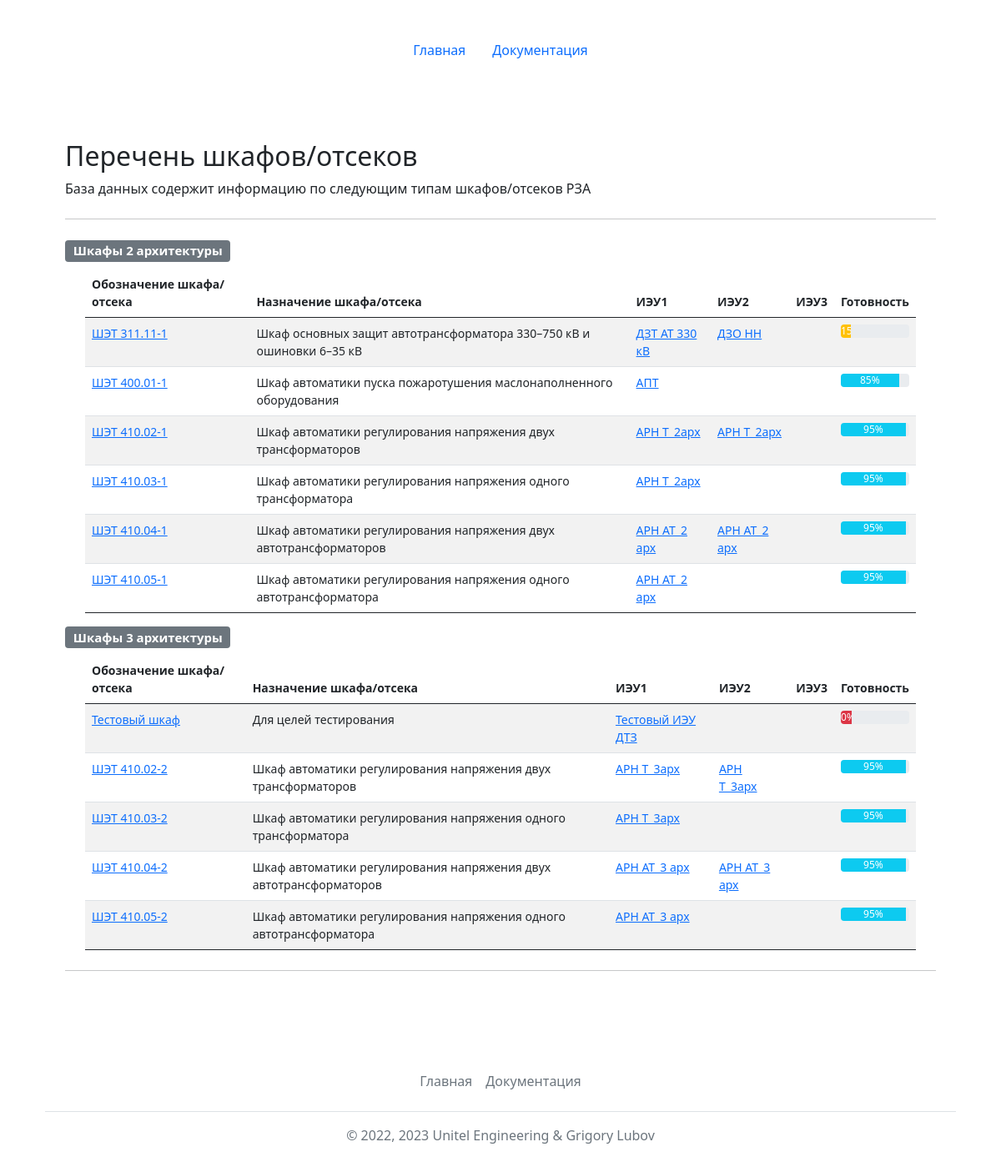
The page /reports/ on the database its author committed.
### mainapp/models.py (models this page shows, shortened)
class Cabinets(models.Model):
    name = models.CharField(max_length=64, verbose_name='Обозначение шкафа', primary_key=True)
    terminal1 = models.ForeignKey(Terminals, related_name='ied1_set', on_delete=models.PROTECT, verbose_name='ИЭУ1', max_length=64, null=True)
    terminal2 = models.ForeignKey(Terminals, related_name='ied2_set', on_delete=models.PROTECT, verbose_name='ИЭУ2', max_length=64, blank=True, null=True)
    terminal3 = models.ForeignKey(Terminals, related_name='ied3_set', on_delete=models.PROTECT, verbose_name='ИЭУ3', max_length=64, blank=True, null=True)
    description = models.TextField(max_length=1024, verbose_name='Назначение шкафа')
    ready = models.IntegerField(verbose_name='Готовность', default=0)
    class Meta:
        verbose_name = 'Шкаф'
        verbose_name_plural = 'Шкафы'
        ordering = ['name']
    @property
    def get_terminal2(self):
        if self.terminal2:
            return self.terminal2
        else:
            return ""
    @property
    def get_terminal3(self):
        if self.terminal3:
            return self.terminal3
        else:
            return ""

class Terminals(models.Model):
    id = models.AutoField(primary_key=True)
    name = models.CharField(max_length=64, verbose_name='Обозначение ИЭУ', unique=True)
    description = models.TextField(max_length=1024, blank=True, verbose_name='Назначение ИЭУ')
    def __str__(self):
        return str(self.name)
    class Meta:
        verbose_name = 'ИЭУ'
        verbose_name_plural = 'ИЭУ'
        ordering = ['name']

### mainapp/views.py (the view)
# urls.py: path('reports/', views.reports),
def reports(request):
    cabinets = Cabinets.objects.all()
    cabinets = cabinets.order_by('name')
    cabinets1 = list() # шкафы 1 архитектуры
    cabinets2 = list() # шкафы 2 архитектуры
    for cabinet in cabinets:
        if cabinet.name[-1] =='1':
            cabinets1.append(cabinet)
        else:
            cabinets2.append(cabinet)
    return render(request, 'mainapp/reports.html', {'cabinets1': cabinets1, 'cabinets2': cabinets2, 'activeMain': '', 'activeHelp': '', 'title': 'Перечень шкафов / отсеков'})

### templates/mainapp/reports.html (shortened to what this page needs)
{% extends 'base.html' %}
{% block content %}
<main class="container py-5">
    {% if cabinets1 and cabinets2 %}
    <h2 class="mt-4">Перечень шкафов/отсеков</h2>
    <p>База данных содержит информацию по следующим типам шкафов/отсеков РЗА</p>
    <hr class="my-4">
    <p class="h5"><span class="badge bg-secondary">Шкафы 2 архитектуры</span></p>
    <div class="container small">
        <table class="table table-striped">
                <thead>
                    <tr>
                      <th scope="col">Обозначение шкафа/отсека</th>
                      <th scope="col">Назначение шкафа/отсека</th>
                      <th scope="col">ИЭУ1</th>
                      <th scope="col">ИЭУ2</th>
                      <th scope="col">ИЭУ3</th>
                      <th scope="col">Готовность</th>
                    </tr>
                </thead>
                <tbody>
                    {% for item in cabinets1 %}
                    <tr>
                        <td><a href="cabinet/?name={{item.name}}&type=cabinet">{{item.name}}</a></td>
                        <td>{{item.description}}</td>
                        <td><a href="show/?name={{item.terminal1}}&type=ied">{{item.terminal1}}</a></td>
                        <td><a href="show/?name={{item.terminal2}}&type=ied">{{item.get_terminal2}}</a></td>
                        <td><a href="show/?name={{item.terminal3}}&type=ied">{{item.get_terminal3}}</a></td>
                        {% if item.ready > 0 and item.ready < 50  %}
                        <td>
                            <div class="progress">
                                <div class="progress-bar bg-warning" role="progressbar" style="width: {{item.ready}}%" aria-valuenow="25" aria-valuemin="0" aria-valuemax="100">
                                {{item.ready}}%
                                </div>
                            </div>
                        </td>
                        {% endif %}
                        {% if item.ready > 50 and item.ready < 100  %}
                        <td>
                        <div class="progress">
                            <div class="progress-bar bg-info" role="progressbar" style="width: {{item.ready}}%" aria-valuenow="25" aria-valuemin="0" aria-valuemax="100">
                            {{item.ready}}%
                            </div>
                        </div>
                        </td>
                        {% endif %}
                    </tr>
                {% endfor %}
                </tbody>
        </table>
    </div>
    <p class="h5"><span class="badge bg-secondary">Шкафы 3 архитектуры</span></p>
    <div class="container small">
        <table class="table table-striped">
                <thead>
                    <tr>
                      <th scope="col">Обозначение шкафа/отсека</th>
                      <th scope="col">Назначение шкафа/отсека</th>
                      <th scope="col">ИЭУ1</th>
                      <th scope="col">ИЭУ2</th>
                      <th scope="col">ИЭУ3</th>
                      <th scope="col">Готовность</th>
                    </tr>
                </thead>
                <tbody>
                    {% for item in cabinets2 %}
                    <tr>
                        <td><a href="cabinet/?name={{item.name}}&type=cabinet">{{item.name}}</a></td>
                        <td>{{item.description}}</td>
                        <td><a href="show/?name={{item.terminal1}}&type=ied">{{item.terminal1}}</a></td>
                        <td><a href="show/?name={{item.terminal2}}&type=ied">{{item.get_terminal2}}</a></td>
                        <td><a href="show/?name={{item.terminal3}}&type=ied">{{item.get_terminal3}}</a></td>
                        {% if item.ready == 0 %}
                        <td>
                            <div class="progress">
                                <div class="progress-bar bg-danger" role="progressbar" style="width: 16%" aria-valuenow="25" aria-valuemin="0" aria-valuemax="100">
                                {{item.ready}}%
                                </div>
                            </div>
                        </td>
                        {% endif %}
                        {% if item.ready > 49 and item.ready < 100  %}
                        <td>
                        <div class="progress">
                            <div class="progress-bar bg-info" role="progressbar" style="width: {{item.ready}}%" aria-valuenow="25" aria-valuemin="0" aria-valuemax="100">
                            {{item.ready}}%
                            </div>
                        </div>
                        </td>
                        {% endif %}
                    </tr>
                {% endfor %}
                </tbody>
        </table>
    </div>
    <hr class="my-4">
    {% else %}
    <h2 class="mt-4">В базе данных нет шкафов :(</h2>
    {% endif %}
</main>
{% endblock %}

### rows shown on the page
Cabinets: name "ШЭТ 311.11-1", description "Шкаф основных защит автотрансформатора 330–750 кВ и ошиновки 6–35 кВ", terminal1 "ДЗТ АТ 330 кВ", get_terminal2 "ДЗО НН", ready "15"
Cabinets: name "ШЭТ 400.01-1", description "Шкаф автоматики пуска пожаротушения маслонаполненного оборудования", terminal1 "АПТ", ready "85"
Cabinets: name "ШЭТ 410.02-1", description "Шкаф автоматики регулирования напряжения двух трансформаторов", terminal1 "АРН Т_2арх", get_terminal2 "АРН Т_2арх", ready "95"
Cabinets: name "ШЭТ 410.03-1", description "Шкаф автоматики регулирования напряжения одного трансформатора", terminal1 "АРН Т_2арх", ready "95"
Cabinets: name "ШЭТ 410.04-1", description "Шкаф автоматики регулирования напряжения двух автотрансформаторов", terminal1 "АРН АТ_2 арх", get_terminal2 "АРН АТ_2 арх", ready "95"
Cabinets: name "ШЭТ 410.05-1", description "Шкаф автоматики регулирования напряжения одного автотрансформатора", terminal1 "АРН АТ_2 арх", ready "95"
Cabinets: name "Тестовый шкаф", description "Для целей тестирования", terminal1 "Тестовый ИЭУ ДТЗ", ready "0"
Cabinets: name "ШЭТ 410.02-2", description "Шкаф автоматики регулирования напряжения двух трансформаторов", terminal1 "АРН Т_3арх", get_terminal2 "АРН Т_3арх", ready "95"
Cabinets: name "ШЭТ 410.03-2", description "Шкаф автоматики регулирования напряжения одного трансформатора", terminal1 "АРН Т_3арх", ready "95"
Cabinets: name "ШЭТ 410.04-2", description "Шкаф автоматики регулирования напряжения двух автотрансформаторов", terminal1 "АРН АТ_3 арх", get_terminal2 "АРН АТ_3 арх", ready "95"
Cabinets: name "ШЭТ 410.05-2", description "Шкаф автоматики регулирования напряжения одного автотрансформатора", terminal1 "АРН АТ_3 арх", ready "95"
